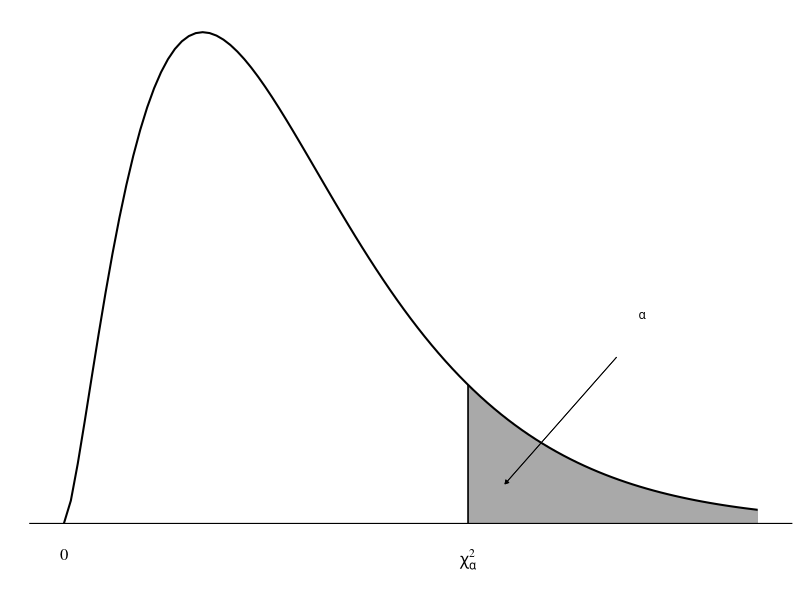

Recreate this plot in R. (Note: this script raises an error after producing the figure.)
## ---- chunk 1
knitr::opts_chunk$set(
  echo = FALSE, cache = FALSE, comment = "", warning = FALSE, message = FALSE,
  fig.height = 1.4, fig.width = 2.2, fig.align = "center"
)
## ---- chunk 2
library(ggplot2); theme_set(theme_classic())

shaded_cutoff <- qchisq(p = 0.12, df = 5, lower.tail = FALSE)
x_right <- seq(shaded_cutoff, 15, by = 0.001)
shaded_right <- data.frame(x = x_right, y = dchisq(x_right, df = 5))

ggplot(data.frame(x = c(0, 15))) +
  geom_area(data = shaded_right, aes(x = x, y = y), fill = "darkgray") +
  stat_function(fun = dchisq, args = list(df = 5), lwd = 0.7) +
  geom_hline(yintercept = 0, lwd = 0.4) +
  geom_segment(x = shaded_cutoff, y = 0, xend = shaded_cutoff, 
    yend = dchisq(shaded_cutoff, df = 5), lwd = 0.4
  ) +
  geom_segment(
    x = 11.95, y = 1.2*dchisq(shaded_cutoff, df = 5), 
    xend = shaded_cutoff + 0.8, yend = dchisq(shaded_cutoff, df = 5)/3.5, 
    arrow = arrow(length = unit(0.1, "cm"), type = "closed"),
    size = 0.3
  ) +
  annotate(geom = "text",
    x = 12.5, y = 1.5*dchisq(shaded_cutoff, df = 5),
    label = "alpha",
    parse = TRUE, size = 3
  ) +
  scale_x_continuous(limits = c(0, 15), breaks = c(0, shaded_cutoff), 
    labels = c(0, expression(chi[alpha]^2))
  ) +
  labs(x = "", y = "") +
  theme(
    axis.text.y = element_blank(), axis.ticks = element_blank(),
    axis.line = element_blank(), axis.title.x = element_text(size = 12),
    axis.text.x = element_text(size = 12, color = "black", margin = margin(t = -2)),
    text = element_text(family = "serif")
  )
## ---- chunk 3
library(xtable)
library(magrittr)

### critical chi-square values
alpha <- c(0.995, 0.99, 0.975, 0.95, 0.9, 0.1, 0.05, 0.025, 0.01, 0.005)
df <- c(1:30, 40, 50, 60, 70, 80, 90, 100)

# lower tail = FALSE below
alpha_df_pairs <- expand.grid(crit_df = df, crit_alpha = alpha)

crit_values <- Map(qchisq,
  p = alpha_df_pairs$crit_alpha,
  df = alpha_df_pairs$crit_df,
  lower.tail = FALSE
)

table_values <- crit_values %>%
  unlist() %>%
  round(input$round_digits) %>%
  matrix(nrow = length(df), byrow = FALSE)


table_values_new <- cbind.data.frame(df, table_values)
col_names <- c("$df$", "$\\chi^2_{0.995}$", "$\\chi^2_{0.99}$", 
  "$\\chi^2_{0.975}$", "$\\chi^2_{0.95}$", "$\\chi^2_{0.90}$", 
  "$\\chi^2_{0.10}$", "$\\chi^2_{0.05}$", "$\\chi^2_{0.025}$", 
  "$\\chi^2_{0.01}$", "$\\chi^2_{0.005}$"
)
colnames(table_values_new) <- paste0("\\multicolumn{1}{c}{", col_names, "}")


if (input$drop_lead_zeros) {
  table_values_new[, -1] <- apply(table_values_new[, -1], 2,
    function(.) gsub("^0.", ".", sprintf(paste0("%.", input$round_digits, "f"), .))
  )
  
  colnames(table_values_new) <- gsub("\\{0.", "\\{.", colnames(table_values_new))
}


addtorow <- list(
  pos = as.list(seq(4, 29, by = 5)), 
  command = rep("\\vspace{0.08in}", 6)
)


print(
  xtable::xtable(table_values_new,
    digits = c(0, 0, rep(input$round_digits, 10)),
    align = c("c|", "c|", rep("r", 10)),
    type = "latex"
  ),
  include.rownames = FALSE,
  sanitize.text.function = function(x) x,
  add.to.row = addtorow,
  comment = FALSE,
  booktabs = TRUE
)
